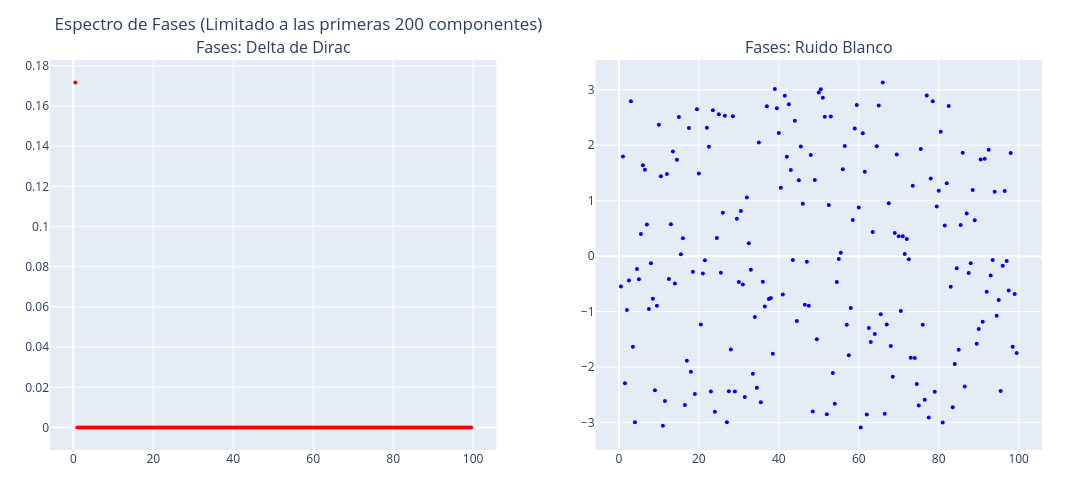

The notebook cell saved with this chart:
### Markdown cell above
* Grafica el Espectro de Fases del Pulso Delta y Ruido Blanco Estocástico.

### Code cell
fig_fases = make_subplots(rows=1, cols=2, subplot_titles=("Fases: Delta de Dirac", "Fases: Ruido Blanco"))

fig_fases.add_trace(go.Scatter(x=f_fft[1:200], y=fases_delta[1:200], mode='markers', marker=dict(color='red', size=4)), row=1, col=1)
fig_fases.add_trace(go.Scatter(x=f_fft[1:200], y=fases_white[1:200], mode='markers', marker=dict(color='blue', size=4)), row=1, col=2)

fig_fases.update_layout(
    title_text="Espectro de Fases (Limitado a las primeras 200 componentes)", 
    width=1500, 
    height=500, 
    autosize=False,
    margin=dict(l=50, r=50, t=60, b=50),
    showlegend=False
)
fig_fases.show()

### Figure 1 — Plotly figure (JSON) as saved in the notebook; plotly's stock layout.template omitted (floating-point values rounded to 4 significant figures; data arrays with more than 128 entries replaced by an {"elided": "..."} marker saying what was removed)
{"data": [{"marker": {"color": "red", "size": 4}, "mode": "markers", "type": "scatter", "x": {"elided": "199 float values"}, "xaxis": "x", "y": {"elided": "199 float values"}, "yaxis": "y"}, {"marker": {"color": "blue", "size": 4}, "mode": "markers", "type": "scatter", "x": {"elided": "199 float values"}, "xaxis": "x2", "y": {"elided": "199 float values"}, "yaxis": "y2"}], "layout": {"annotations": [{"font": {"size": 16}, "showarrow": false, "text": "Fases: Delta de Dirac", "x": 0.225, "xanchor": "center", "xref": "paper", "y": 1, "yanchor": "bottom", "yref": "paper"}, {"font": {"size": 16}, "showarrow": false, "text": "Fases: Ruido Blanco", "x": 0.775, "xanchor": "center", "xref": "paper", "y": 1, "yanchor": "bottom", "yref": "paper"}], "autosize": false, "height": 500, "margin": {"b": 50, "l": 50, "r": 50, "t": 60}, "showlegend": false, "title": {"text": "Espectro de Fases (Limitado a las primeras 200 componentes)"}, "width": 1500, "xaxis": {"anchor": "y", "domain": [0, 0.45]}, "xaxis2": {"anchor": "y2", "domain": [0.55, 1]}, "yaxis": {"anchor": "x", "domain": [0, 1]}, "yaxis2": {"anchor": "x2", "domain": [0, 1]}}}
